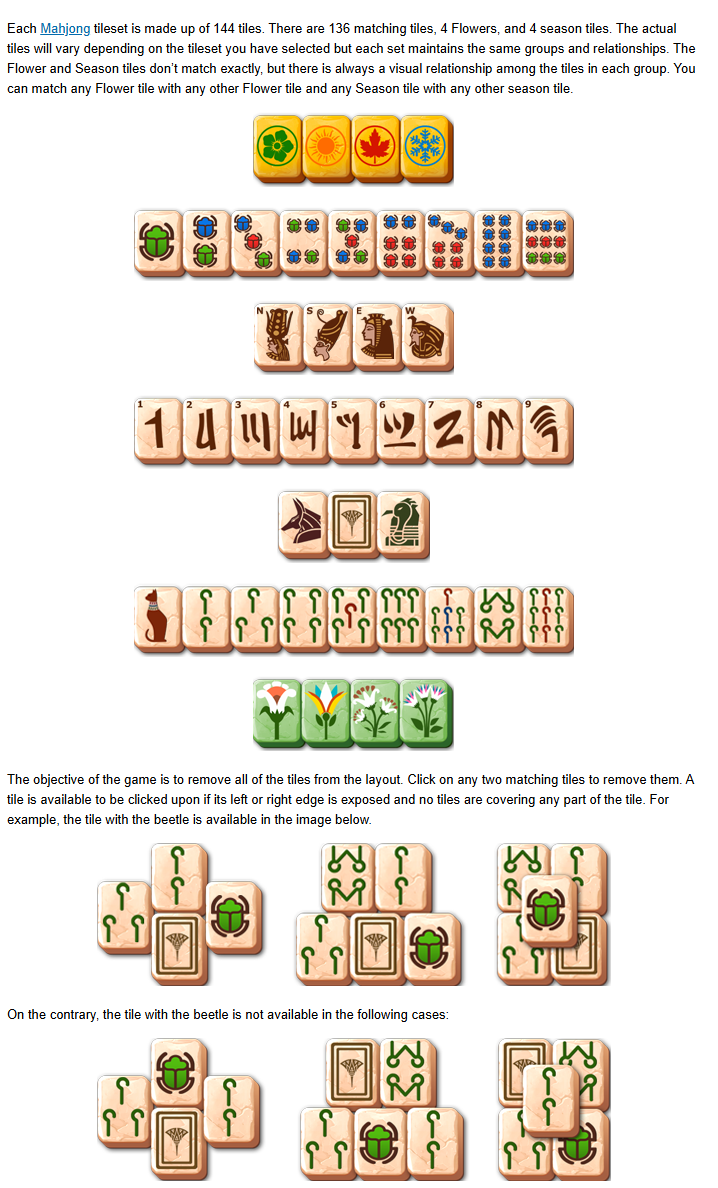
#> input picture ! BAZA/Screenshot 2026-04-25 094829.png, 718 x 1188 px
$ python gemini-code-TO_CROP_TILES.py
#> lines starting #> are read from the running program, lines starting #| are printed output that depends on the picture; after the words box and inside, x2 and y2 are one past the last pixel; in counts of white or black regions, pixels touching at a corner belong together
import cv2
import numpy as np
import os
from PIL import Image

# КОНФІГУРАЦІЯ
INPUT_IMAGE = 'Screenshot 2026-04-25 094829.png'  # Шлях до вашого скріншоту
OUTPUT_DIR = 'assets/tiles_templates'  # Папка для збереження плиток

# Приблизні розміри плитки (width, height). Можливо, доведеться підкоригувати.
TILE_WIDTH_TARGET = 60
TILE_HEIGHT_TARGET = 80

def create_output_dir(directory):
    if not os.path.exists(directory):
        os.makedirs(directory)
        print(f"Створено папку: {directory}")

def load_source_image(path):
    # Використовуємо OpenCV для завантаження, але зберігши колір (BGRA)
#> called with path = 'Screenshot 2026-04-25 094829.png'
    image = cv2.imread(path, cv2.IMREAD_UNCHANGED)
#> image is the input picture: shape (1188, 718, 4); mean B, G, R, A 215.3, 226.4, 234.4, 255
    if image is None:
        print(f"Помилка: Не вдалося завантажити {path}. Перевірте шлях.")
        exit()
    print(f"Зображення завантажено. Розмір: {image.shape[1]}x{image.shape[0]}")
#| Зображення завантажено. Розмір: 718x1188
    return image

def preprocess_image(image):
    # Перетворюємо в сірий
    gray = cv2.cvtColor(image, cv2.COLOR_BGR2GRAY)
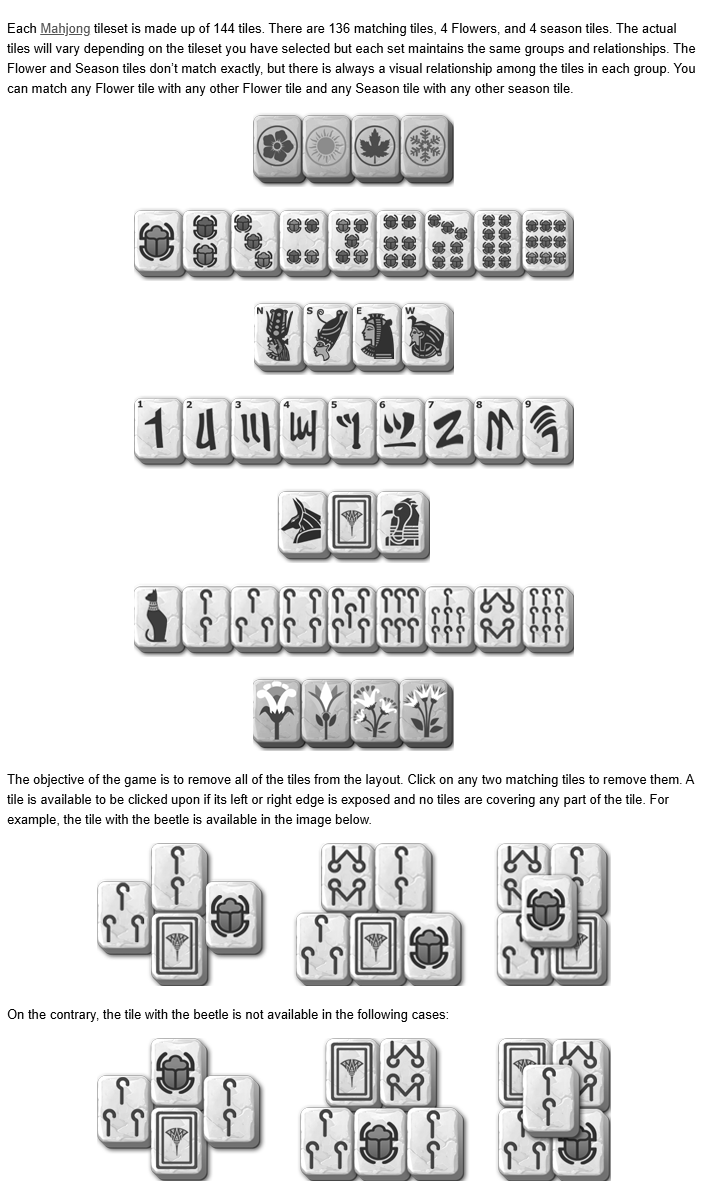
#> gray: shape (1188, 718); min 0, max 255, mean 227.5

    # Інвертуємо кольори, щоб фон був чорним, а плитки — білими (якщо фон світлий)
    # Це допомагає знайти контури.
    gray_inv = cv2.bitwise_not(gray)
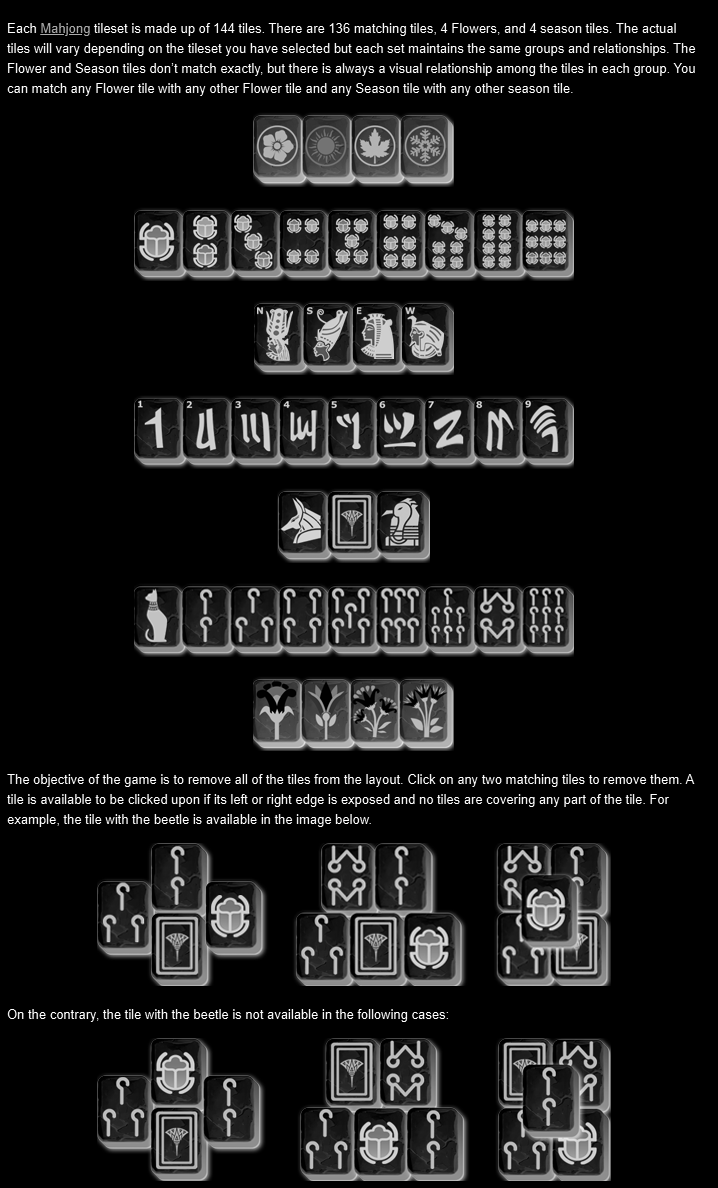
#> gray_inv: shape (1188, 718); min 0, max 255, mean 27.5

    # Порогова обробка (thresholding) для отримання бінарного зображення (чорно-білого)
    _, binary = cv2.threshold(gray_inv, 100, 255, cv2.THRESH_BINARY)
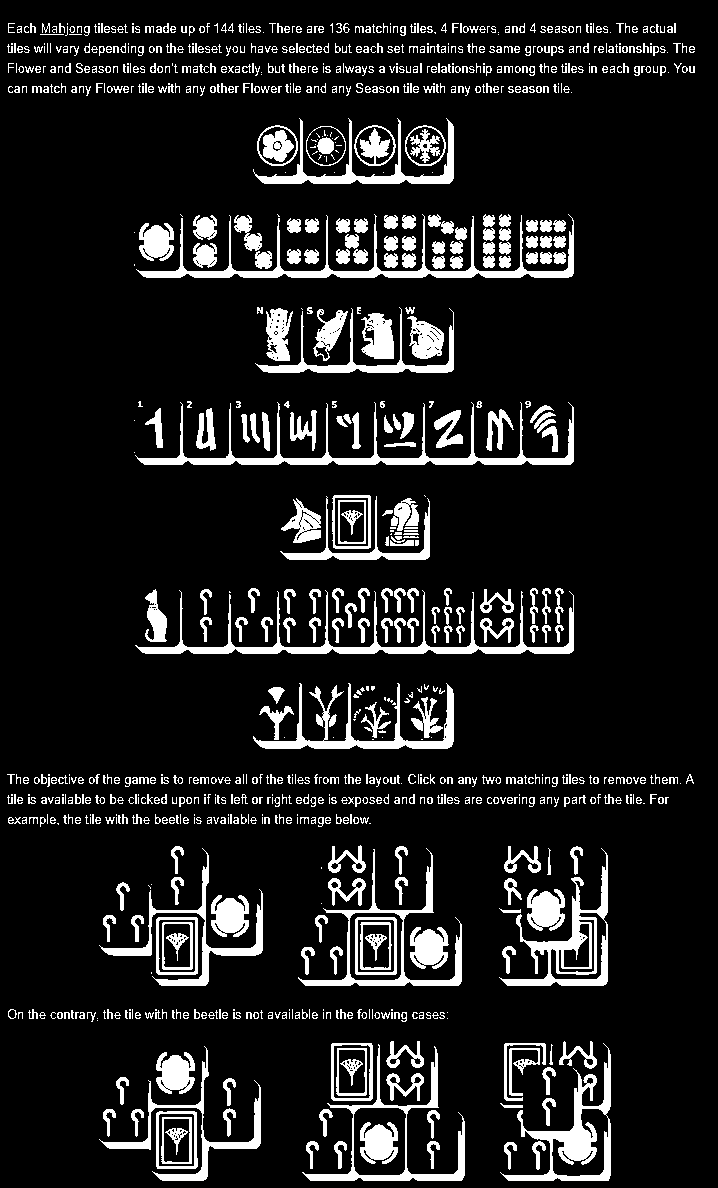
#> binary: shape (1188, 718); 11.6% white; 1014 white regions (361 under 20 px), largest, box (x1, y1, x2, y2) and area: (135, 402, 574, 465) 4248, (136, 214, 574, 278) 4242, (135, 590, 574, 654) 4180

    # Використовуємо морфологічні операції для очищення шуму та об'єднання частин плиток
    kernel = cv2.getStructuringElement(cv2.MORPH_RECT, (5, 5))
    binary_morphed = cv2.morphologyEx(binary, cv2.MORPH_CLOSE, kernel, iterations=2)
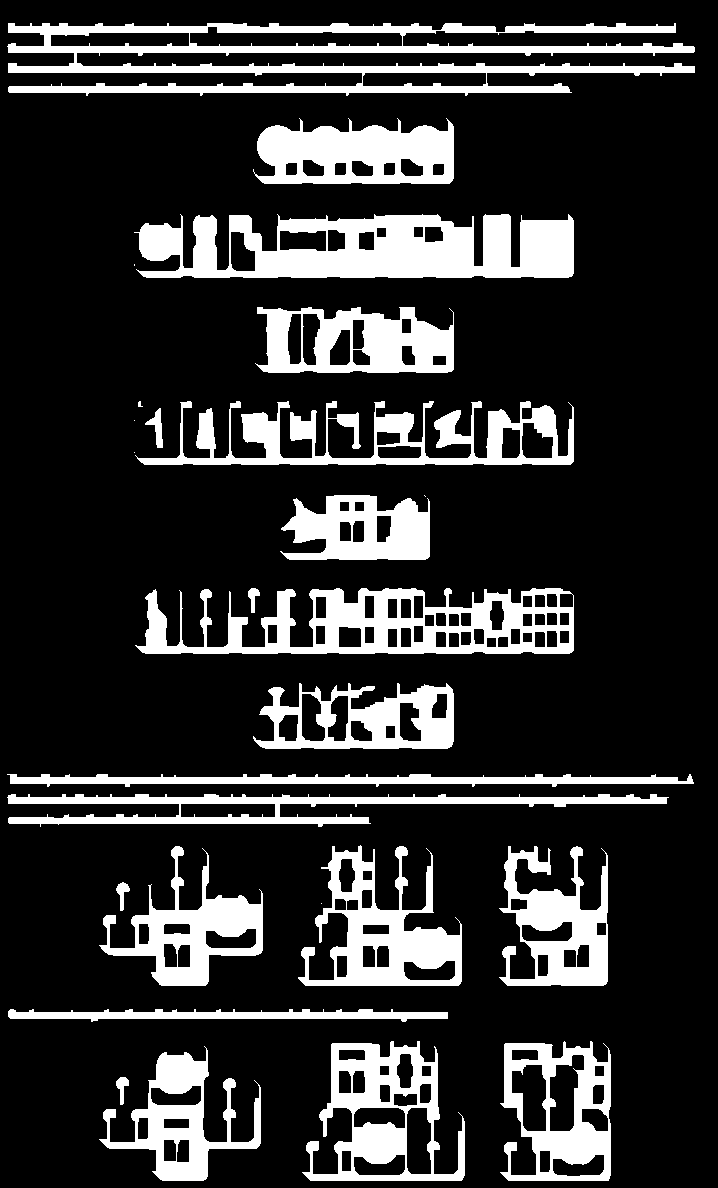
#> binary_morphed: shape (1188, 718); 19% white; 27 white regions (6 under 20 px), largest, box (x1, y1, x2, y2) and area: (134, 214, 574, 278) 19868, (7, 23, 695, 96) 19700, (135, 588, 574, 654) 14315
    binary_morphed = cv2.morphologyEx(binary_morphed, cv2.MORPH_OPEN, kernel, iterations=1)
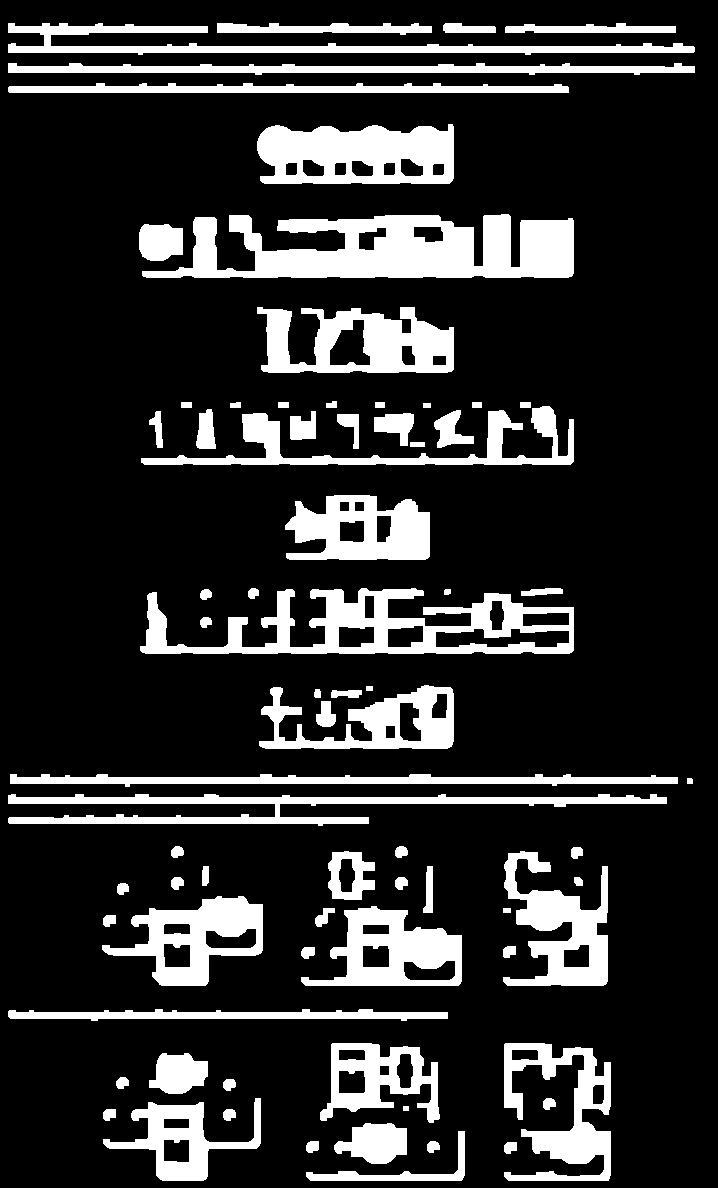
#> binary_morphed: shape (1188, 718); 18% white; 75 white regions

    # Для діагностики можна розкоментувати:
    # cv2.imshow("Morphed Binary", binary_morphed)
    # cv2.waitKey(0)

    return binary_morphed

def extract_and_save_tiles(source_image, binary_mask, output_dir):
    # Знаходимо контури
#> called with output_dir = 'assets/tiles_templates'
    contours, _ = cv2.findContours(binary_mask, cv2.RETR_EXTERNAL, cv2.CHAIN_APPROX_SIMPLE)
#> contours = 75 contours; largest, box (x1, y1, x2, y2) and area: (142, 214, 574, 278) 18050, (140, 588, 574, 654) 15442, (257, 124, 454, 184) 10252, (257, 307, 454, 373) 9051, (301, 906, 462, 986) 7858

    # Фільтруємо контури, які занадто малі або занадто великі для плитки
    # Оскільки на скріншоті плитки акуратно розкладені, це має спрацювати добре.
    # Ми шукаємо контури, чия площа приблизно відповідає площі плитки.
    target_area = TILE_WIDTH_TARGET * TILE_HEIGHT_TARGET
    min_area = target_area * 0.5
    max_area = target_area * 2.0

    tile_count = 0
    tile_images = []

    # Створюємо копію для малювання (діагностика)
    diagnostics_image = source_image.copy()

    # Проходимо по всіх контурах, але у зворотному порядку, щоб йти зверху вниз, зліва направо (OpenCV йде знизу вгору)
    sorted_contours = sorted(contours, key=lambda ctr: (cv2.boundingRect(ctr)[1], cv2.boundingRect(ctr)[0]))
#> sorted_contours has the same summary as contours

    for cnt in sorted_contours:
        x, y, w, h = cv2.boundingRect(cnt)
        area = w * h
        aspect_ratio = float(w)/h

        # Перевіряємо умови: площа та пропорції
        # Маджонг плитки зазвичай вищі, ніж широкі (aspect ratio < 1)
        if min_area < area < max_area and 0.5 < aspect_ratio < 0.9:
            # Вирізаємо плитку з оригінального кольорового зображення
            # (додаємо невеликий відступ, щоб не обрізати краї)
            padding = 2
            x1, y1 = max(0, x - padding), max(0, y - padding)
            x2, y2 = min(source_image.shape[1], x + w + padding), min(source_image.shape[0], y + h + padding)

            roi = source_image[y1:y2, x1:x2]

            if roi.size > 0:
                # Змінюємо розмір до еталонного
                resized_tile = cv2.resize(roi, (TILE_WIDTH_TARGET, TILE_HEIGHT_TARGET))

                # Малюємо прямокутник для діагностики
                cv2.rectangle(diagnostics_image, (x1, y1), (x2, y2), (0, 255, 0), 2)
                cv2.putText(diagnostics_image, str(tile_count), (x1, y1 - 5), cv2.FONT_HERSHEY_SIMPLEX, 0.5, (0, 255, 0), 1)

                tile_images.append(resized_tile)
                tile_count += 1
#> this loop made 75 passes
#> (x, y, w, h, area, aspect_ratio) on passes 1, 2, 3, 4, 5, 6, 7, 8, 9, 10, 11, 13: (8, 23, 687, 32, 21984, 21.47), (217, 23, 215, 12, 2580, 17.92), (443, 23, 53, 10, 530, 5.3), (505, 23, 171, 10, 1710, 17.1), (8, 63, 687, 12, 8244, 57.25), (8, 83, 561, 10, 5610, 56.1), (257, 124, 197, 60, 11820, 3.28), (142, 214, 432, 64, 27648, 6.75), (139, 224, 44, 37, 1628, 1.19), (257, 307, 197, 66, 13002, 2.98), (326, 401, 11, 7, 77, 1.57), (230, 402, 11, 6, 66, 1.83)
#> (cnt, x, y, w, h, area, aspect_ratio) on passes 12, 14, 15, 16, 17, 18: ([[181, 402], [181, 407], [191, 407], [191, 402]], 181, 402, 11, 6, 66, 1.83), ([[278, 402], [278, 407], [288, 407], [288, 402]], 278, 402, 11, 6, 66, 1.83), ([[375, 402], [375, 407], [384, 407], [384, 402]], 375, 402, 10, 6, 60, 1.67), ([[472, 402], [472, 407], [481, 407], [481, 402]], 472, 402, 10, 6, 60, 1.67), ([[520, 402], [520, 407], [530, 407], [530, 402]], 520, 402, 11, 6, 66, 1.83), ([[423, 403], [423, 407], [430, 407], [430, 403]], 423, 403, 8, 5, 40, 1.6)
#> after the loop, tile_count = 0; tile_images = []

    # cv2.imshow("Detected Tiles", diagnostics_image)
    # cv2.waitKey(0)

    # Зберігаємо знайдені плитки
    for i, tile_img in enumerate(tile_images):
        tile_name = f"tile_{i:03d}.png"
        tile_path = os.path.join(output_dir, tile_name)
        # OpenCV зберігає як BGR, тому для Pillow (якщо потрібно) треба конвертувати,
        # але ми зберігаємо через OpenCV для простоти.
        cv2.imwrite(tile_path, tile_img)
        print(f"Збережено: {tile_path}")
#> this loop made 0 passes

    print(f"Всього знайдено та збережено плиток: {tile_count}")
#| Всього знайдено та збережено плиток: 0

# ЗАПУСК
if __name__ == "__main__":
    create_output_dir(OUTPUT_DIR)
    img_bgr = load_source_image(INPUT_IMAGE)
    processed_mask = preprocess_image(img_bgr)
    extract_and_save_tiles(img_bgr, processed_mask, OUTPUT_DIR)
